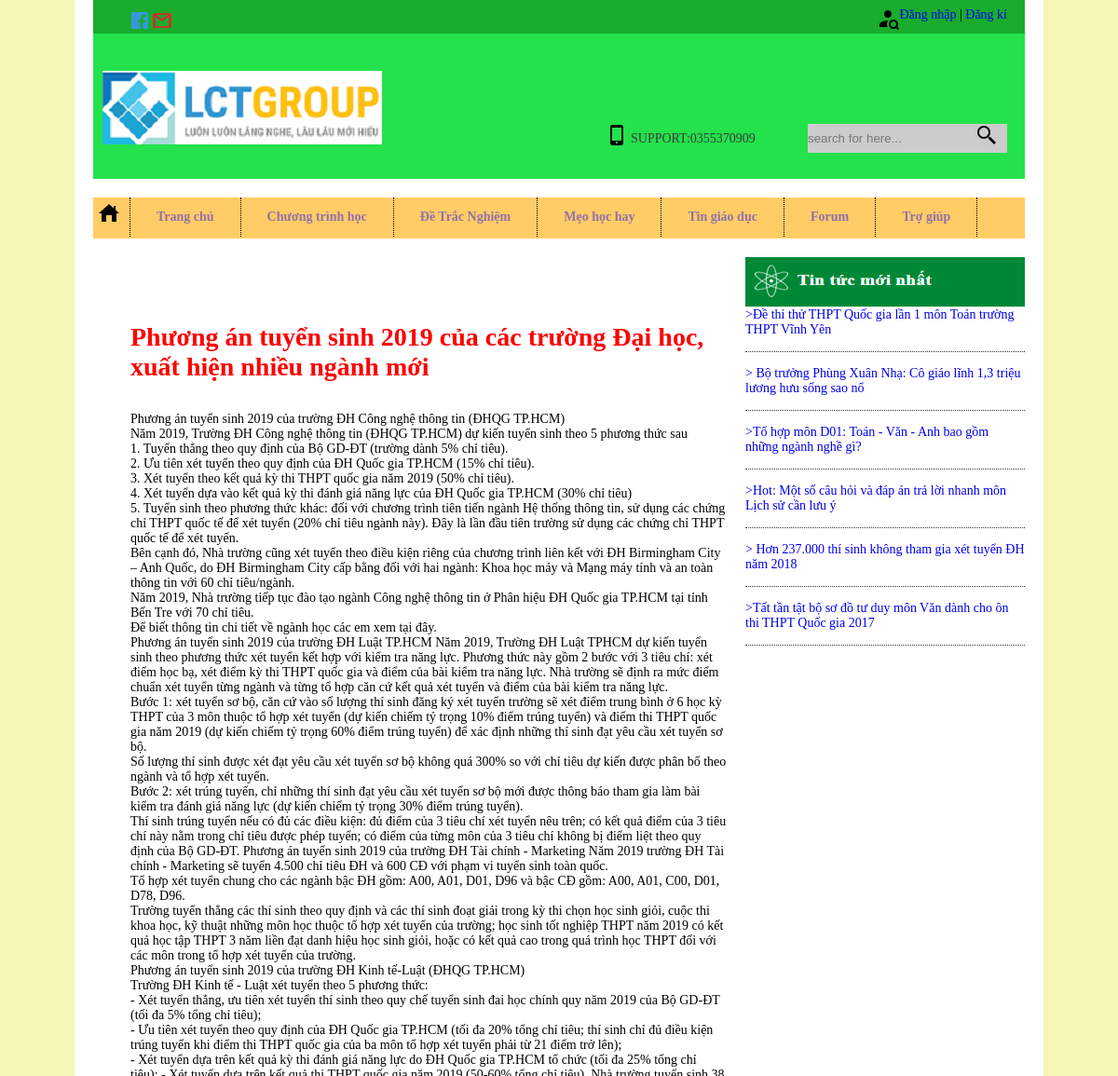
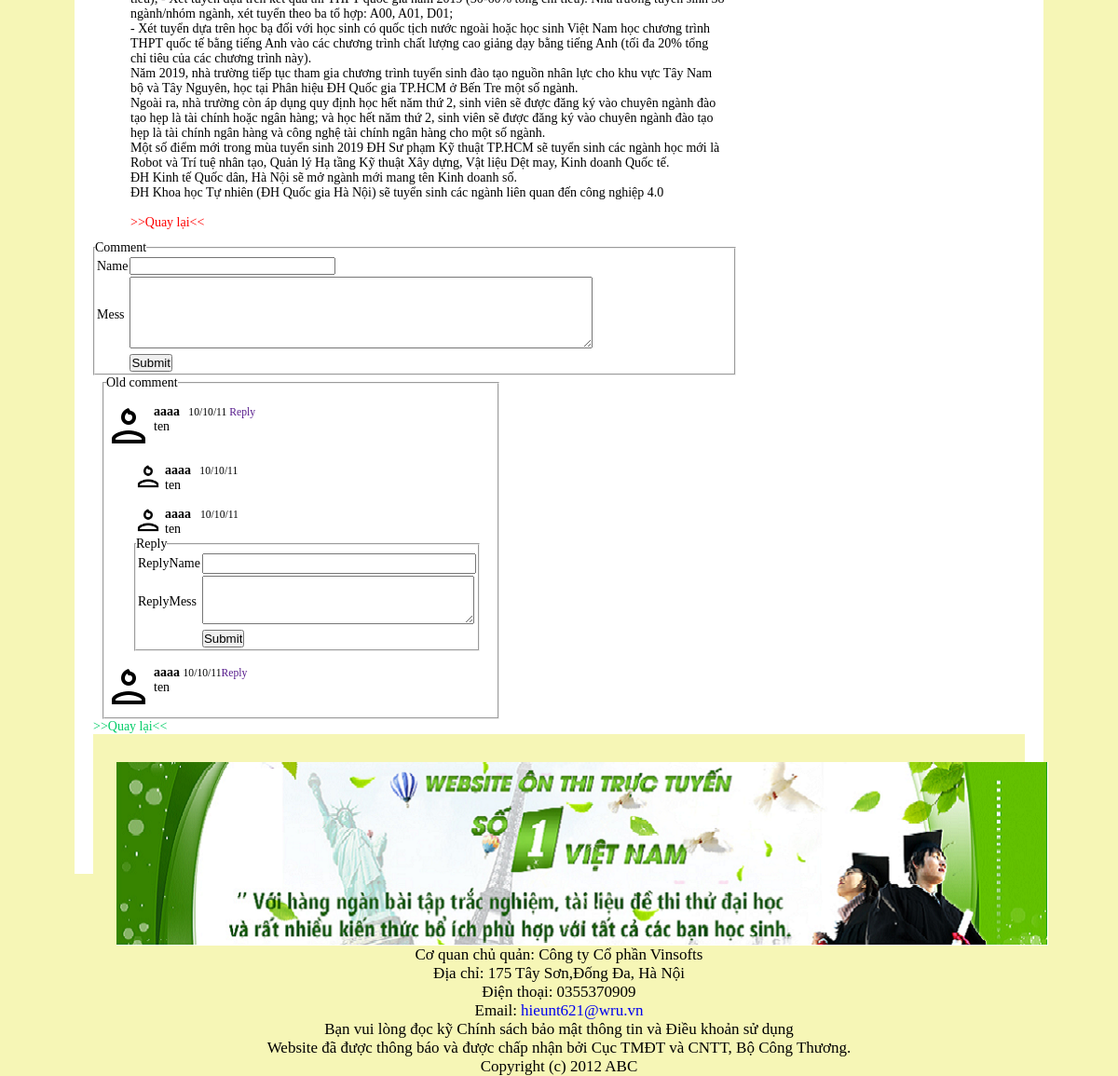
Screenshot of /2.source/tintuc_nd.php?id=7 with the database file from the repository (2 pictures, top to bottom).
### tables this page shows
CREATE TABLE `tintuc` (
  `id_tt` int(11) NOT NULL,
  `ten_tt` varchar(225) NOT NULL,
  `noidung_tt` text NOT NULL,
  `luotxem` int(11) NOT NULL
);

### 2.source/tintuc_nd.php (the view, shortened to what this page needs)
<?php
$id=$_GET["id"];
?>
<!DOCTYPE html>
<html lang="en">
<head>
    <link rel="stylesheet" type="text/css" href="style.css">
    <link rel="stylesheet" type="text/css" href="flexslider.css"/>
</head>
<body>
<div id="wedsite">
    <div id="top">
        <div id="top-left">
                <ul>
                    <li>
                        <a href="https://www.facebook.com/"><img src="hinhanh/facebook-24.png" alt="Facebook" /></a>
                        <a href="https://mail.google.com/mail/u/0/"><img src="hinhanh/gmail-24.png"  alt="Gmail" /> </a>
                    </li>
                </ul>
        </div>
        <div id="top-right">
                <ul>
                    <li> <a href="index.php"><img src="hinhanh/dangnhap.png" alt="Dang nhap" /></a></li>
                    <?php
                    if(isset($_SESSION['username'])){
                        echo"Welcome: ".$_SESSION["username"].",<a href='logout.php'>(Logout)</a>";
                    }else
                    {
                        echo"<a href='loginTk.php'> Đăng nhập</a>";
                        echo" | ";
                        echo"<a href='registerTk.php'>Đăng kí</a>";
                    }
                ?>
                </ul>
        </div>
    </div>
    <div id="logo">
        <div style="float:left;width:300px;height:79px;margin:40px 10px 0px 10px">
            <a href="#"><img src="hinhanh/logo.png" alt="Trang chu" /> </a>
        </div>
            <div style="float:right;width:450px;height:100px;margin:70px 0 0 0;">
                <div id="sdt"> SUPPORT:0355370909 </div>
                <div id= "search">
                    <form method="get">
                        <input name="tukhoa"type="text" placeholder="search for here..." id="textsearch"/>
                        <button type="submit" id="search-button"></button>
                    </form>
                </div>
            </div >
    </div>
    <div id="menu">
        <ul>
            <a href="index.php"><img src="hinhanh/iconhome-24.png"alt="trangchu"/></a>
            <li style="border-left:1px dotted #000000"><a href="index.php">Trang chủ</a></li>
            <li><a href="#" >Chương trình học</a>
            </li>
            <li><a href="dethi.php" >Đề Trắc Nghiệm</a></li>
            <li><a href="noidungmon.php?id_mh=15" >Mẹo học hay</a></li>
            <li><a href="#" >Tin giáo dục</a></li>
            <li><a href="#" >Forum</a></li>
            <li><a href="#" >Trợ giúp</a></li>
        </ul>
    </div>
    <div id="header">
        <div class="content">
            <div id="thuvien" style="margin:40px 10px 10px 30px ">
                <?php
                    require('connection.php');
                    $sql="select ten_tt,noidung_tt,id_tt from tintuc where id_tt=$id order by id_tt desc";
                    $result=mysqli_query($conn,$sql);
                    while($data = mysqli_fetch_assoc($result)){?>
                    <?php
                    echo"<h1><p style='color:red;'>$data[ten_tt]</p></h1>";
                    echo"<br/> <br/>";
                    echo"$data[noidung_tt]";
                    }
                ?>
                <br/>
                <br/>
                <a href="noidung.php" ><p style='color:red;text-alig:center;'>>>Quay lại<<</p> </a>
            </div>
            <fieldset>
                <legend>Comment</legend>
                        <table>
                            <tr>
                                <td>Name</td>
                                <td><input type="text" size="25" class="com-name"/></td>
                            </tr>
                            <tr>
                                <td>Mess</td>
                                <td><textarea cols="60" rows="5" class="com-mess"></textarea></td>
                            </tr>
                            <tr>
                                <td></td>
                                <td><input type="submit" value="Submit" class="com-submit" data-newid="<?php echo $id; ?>"/></td>
                            </tr>
                        </table>
                </fieldset>
                <fieldset style="width:420px;margin-left:10px;padding:0 0 8px 2px;">
                    <legend> Old comment</legend>
                    <ul id="rep">
                        <li style="padding-top:15px; ">
                            <img src="hinhanh/cmt.png" alt="" >
                            <div style=" margin-left:3px">
                                <b> aaaa </b> <small>&nbsp 10/10/11&nbsp<a href="">Reply</a></small>
                                <p>ten</p>
                            </div>
                                <ul>
                                    <li>
                                        <img src="hinhanh/cmt.png" alt="" width=30px>
                                        <div style=" margin-left:3px">
                                            <b> aaaa </b> <small>&nbsp 10/10/11</small>
                                            <p>ten</p>
                                        </div>
                                    </li>
                                    <li>
                                        <img src="hinhanh/cmt.png" alt="" width=30px>
                                        <div style=" margin-left:3px">
                                            <b> aaaa </b> &nbsp<small> 10/10/11</small>
                                            <p>ten</p>
                                        </div>
                                    </li>
                                </ul>
                                <fieldset style="width:150px; margin-left:30px;">
                                    <legend>Reply  </legend>
                                            <table>
                                                <tr>
                                                    <td> ReplyName</td>
                                                    <td><input type="text" size="25" name="txtrepname" class="rep-name"/></td>
                                                </tr>
                                                <tr>
                                                    <td>ReplyMess</td>
                                                    <td><textarea cols="60" rows="5" name="txtrepmess"class="rep-mess"></textarea></td>
                                                </tr>
                                                <tr>
                                                    <td></td>
                                                    <td><input type="submit" value="Submit" name="ok"/></td>
                                                </tr>
                                            </table>
                                </fieldset>
                        </li>
                        <li style=" padding-top:15px; ">
                         <img src="hinhanh/cmt.png" alt="">
                            <div style=" margin-left:3px">
                                <b> aaaa </b> <small> 10/10/11<a href="">Reply</a></small>
                                <p>ten</p>
                            </div>
                        </li>
                    </ul>
                </fieldset>
            <a href="ndtoan.php" ><p style='color:#00cc66;text-alig:center;'>>>Quay lại<<</p> </a>
        </div>
        <div class="sidebar">
            <div id="logo_tintuc"> <img src="hinhanh/tintuc.png" width="300" height="54" alt="Tin Tức nổi bật"></div>
            <div id="Tintuc">
                    <ul>
                    <?php
                          require('connection.php');
                          $sql="select id_tt,ten_tt from tintuc order by id_tt desc limit 1,10";
                          $result=mysqli_query($conn,$sql);
                          while($data = mysqli_fetch_assoc($result)){?>
                          <?php
                         echo"<li>";
                         echo"<a href='tintuc_nd.php?id=$data[id_tt]' >>$data[ten_tt]</a>";
                          echo"</li>";
                          }
                          ?>
                    </ul>
              </div>
    </div>
    <div id="footer">
        <div id="ontt">
            <img src="hinhanh/ontt.png" alt="ôn trực tuyến" style="margin:30px 10px 0 25px "/>
        </div>
        <div class="fLeft">
            <p>Cơ quan chủ quản: Công ty Cổ phần Vinsofts</p>
            <p>Địa chỉ: 175 Tây Sơn,Đống Đa, Hà Nội<br />
            Điện thoại: 0355370909</p>
            <p>Email: <a href="mailto:hieunt621@wru.vn">hieunt621@wru.vn</a></p>
            <p>
                Bạn vui lòng đọc kỹ Chính sách bảo mật thông tin và Điều khoản sử dụng<br/>
            Website đã được thông báo và được chấp nhận bởi Cục TMĐT và CNTT, Bộ Công Thương.
            </p>
            <p>Copyright (c) 2012 ABC</p>
        </div>
    </div>
</div>
</body>
</html>

### 2.source/style.css (style rules this page uses)
* { margin:0px; padding:0px; }
a { text-decoration:none; }
ul { list-style-type:none; }
body { font-family:"Times New Roman", Times, serif; font-size:14px; background:rgb(246, 246, 182); }
#wedsite { width:1040px; margin:auto; background-color:#fff; height:auto; }
#top { margin:auto; width:1000px; height:36px; background:rgb(25, 172, 45); }
#top-left { float:left; padding:10px 0px 0px 19px; }
#top-left ul { padding:0px 0px 0px 19px; }
#top-left ul li { float:left; margin-right:8px; }
#top-right { padding-top:5px; float:right; }
#top-right ul { padding:3px 19px 0px 0px; }
#top-right ul li { float:left; margin-left:8px; color:rgb(25, 26, 25); }
#top-right ul li a { color:rgb(26, 27, 26); }
#logo { background: rgb(35, 226, 76); width:1000px; margin:auto; height:156px; }
#sdt { width:170px; height:31px; float:left; margin-top:27px; margin-right:20px; background:url(hinhanh/icons8-iphone-24.png) no-repeat; padding-left:27px; line-height:31px; color:rgb(58, 57, 57); }
#search { width:214px; height:31px; float:left; margin-top:27px; position:relative; background:#CCC; }
#textsearch { height:31px; width:160px; border:0; background:#CCC; }
#search-button { height:31px; width:34px; position:absolute;z-index:99;top:0px;right: 0px; border:0; background:url(hinhanh/icons8-search-24.png) no-repeat; cursor:pointer; }
#menu { height:44px; width:1000px; background:#FC6; margin:20px auto; }
#menu ul li { float:left; border-right:1px dotted #000000; height:42px; position:relative; }
#menu ul li a { padding: 0 28px 0 28px; color:rgba(75, 51, 214, 0.6); background:#FC6; font-weight:bold; line-height:42px; display:inline-block; }
#menu img { float:left; padding:5px 10px 5px 5px; }
#header { width:1000px; height:auto; margin: 10px auto; }
.content { width: 69%; height: 100%; float: left; }
#thuvien { margin-top:30px; padding:30px 0px 1px 10px; }
.sidebar { width: 30%; height: 100%; float: right; }
.sidebar #Tintuc ul li { border-bottom: 1px dotted #333333; padding: 15px 0; }
#footer { width: 100%; margin: auto; height: 150px; background: rgb(246, 246, 182); clear: both; }
.fLeft { font-size: 17px; text-align: center; padding-top:70px; background: rgb(246, 246, 182); }

### 2.source/tintuc_nd.php (style rules this page uses)
li div { float:left; }
#rep li { clear:left; padding-top:15px; }
img { float:left; }
li ul li { margin-left:30px; padding-top:5px; }
.rep-mess { height:50px; width:290px; }
.rep-name { height:18px; width:290px; }

### rows the page displays
tintuc: ten_tt "Phương án tuyển sinh 2019 của các trường Đại học, xuất hiện nhiều ngành mới", noidung_tt "Phương án tuyển sinh 2019 của trường ĐH Công nghệ thông tin (ĐHQG TP.HCM) Năm 2019, Trường ĐH Công nghệ thông tin (ĐHQG TP.HCM) dự kiến tuyển sinh theo 5 phương thức sau 1. Tuyển thẳng theo quy định của Bộ GD-ĐT (trường dành 5% chỉ tiêu). 2. Ưu tiên xét tuyển theo quy định của ĐH Quốc gia TP.HCM (15% chỉ tiêu). 3. Xét tuyển theo kết quả kỳ thi THPT quốc gia năm 2019 (50% chỉ tiêu). 4. Xét tuyển dựa vào kết quả kỳ thi đánh giá năng lực của ĐH Quốc gia TP.HCM (30% chỉ tiêu) 5. Tuyển sinh theo phương thức khác: đối với chương trình tiên tiến ngành Hệ thống thông tin, sử dụng các chứng chỉ THPT quốc tế để xét tuyển (20% chỉ tiêu ngành này). Đây là lần đầu tiên trường sử dụng các chứng chỉ THPT…"
tintuc: ten_tt "Đề thi thử THPT Quốc gia lần 1 môn Toán trường THPT Vĩnh Yên"
tintuc: ten_tt "Bộ trưởng Phùng Xuân Nhạ: Cô giáo lĩnh 1,3 triệu lương hưu sống sao nổ"
tintuc: ten_tt "Tổ hợp môn D01: Toán - Văn - Anh bao gồm những ngành nghề gì?"
tintuc: ten_tt "Hot: Một số câu hỏi và đáp án trả lời nhanh môn Lịch sử cần lưu ý"
tintuc: ten_tt "Hơn 237.000 thí sinh không tham gia xét tuyển ĐH năm 2018"
tintuc: ten_tt "Tất tần tật bộ sơ đồ tư duy môn Văn dành cho ôn thi THPT Quốc gia 2017"
